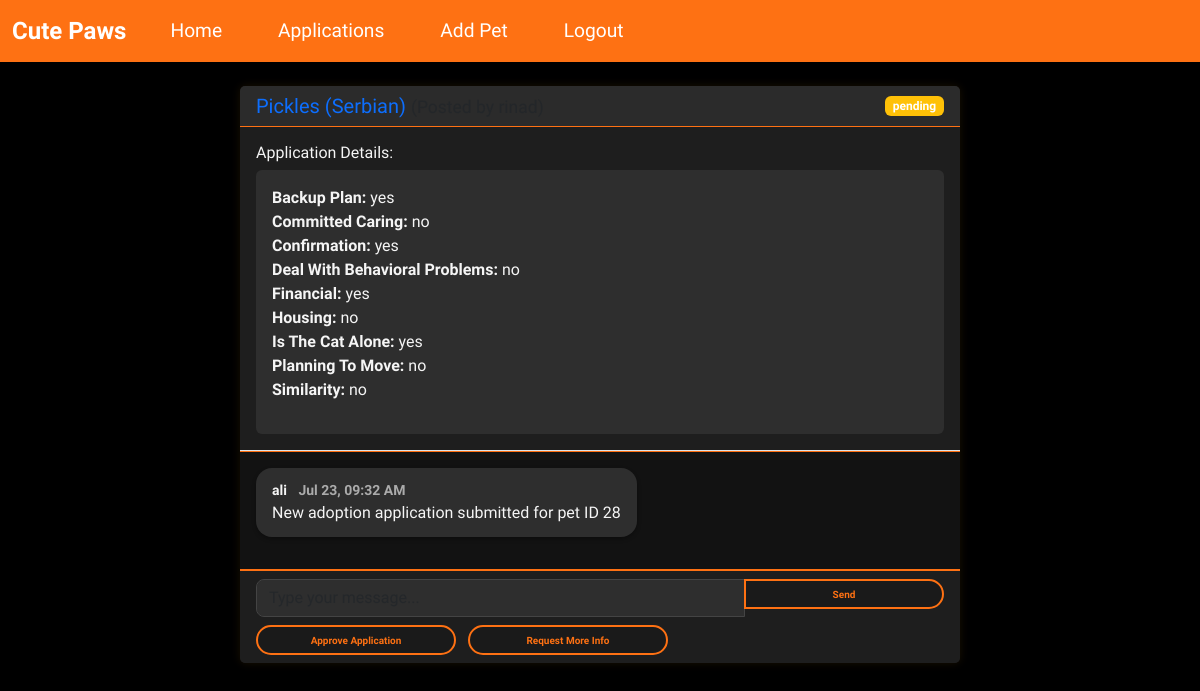
The page /messages/2 (signed in) on the database its author committed.
### wepsite/models.py (models this page shows)
class Pet(db.Model):
    id             = db.Column(db.Integer, primary_key=True)
    name           = db.Column(db.String(100))
    age            = db.Column(db.Integer)
    breed          = db.Column(db.String(100))
    description    = db.Column(db.Text)
    city           = db.Column(db.String(100))  # Changed from location to city
    image_filename = db.Column(db.String(200))
    is_adopted     = db.Column(db.Boolean, default=False)
    is_deleted = db.Column(db.Boolean, default=False)
    adoption_date = db.Column(db.DateTime)
    posted_by      = db.Column(db.Integer, db.ForeignKey('user.id'))
    poster = db.relationship('User', foreign_keys=[posted_by])
    applications = db.relationship(
        'AdoptionApplication',
        backref="pet",
        lazy=True,
        cascade="all, delete-orphan"
    )

class AdoptionApplication(db.Model):
    id = db.Column(db.Integer, primary_key=True)
    pet_id = db.Column(db.Integer, db.ForeignKey('pet.id'))
    user_id = db.Column(db.Integer, db.ForeignKey('user.id'))
    application_date = db.Column(db.DateTime, default=func.now())
    answers = db.Column(db.Text)
    status = db.Column(db.String(20), default='pending')
    messages = db.relationship(
        'Message',
        backref='application',
        lazy=True,
        cascade="all, delete-orphan"
    )

class Message(db.Model):
    id = db.Column(db.Integer, primary_key=True)
    application_id = db.Column(db.Integer, db.ForeignKey('adoption_application.id'))
    sender_id = db.Column(db.Integer, db.ForeignKey('user.id'))
    content = db.Column(db.Text)
    timestamp = db.Column(db.DateTime, default=func.now())
    is_read = db.Column(db.Boolean, default=False)
    sender = db.relationship('User', foreign_keys=[sender_id])
    is_deleted = db.Column(db.Boolean, default=False)

class User(db.Model, UserMixin):
    id         = db.Column(db.Integer, primary_key=True)
    email      = db.Column(db.String(150), unique=True, nullable=False)
    password   = db.Column(db.String(150), nullable=False)
    first_name = db.Column(db.String(150), nullable=False)
    is_admin   = db.Column(db.Boolean, default=False)

### wepsite/views.py (the view, shortened to what this page needs)
@views.route('/messages/<int:application_id>', methods=['GET', 'POST'])
@login_required
def messages(application_id):
    application = AdoptionApplication.query.get(application_id)
    if not application:
        flash('this application does no longer exist','error')
        return redirect(url_for('views.applications'))
    if current_user.id != application.user_id and (
    not current_user.is_admin or application.pet.posted_by != current_user.id
):
        flash("You don't have permission to view these messages.", "error")
        return redirect(url_for('views.home'))
    messages = Message.query.filter_by(application_id=application_id, is_deleted = False).order_by(Message.timestamp).all()
    messages_to_update = []
    for msg in messages:
        if msg.sender_id != current_user.id and not msg.is_read:
            msg.is_read = True
            messages_to_update.append(msg)
    if messages_to_update:
        db.session.commit()
    if current_user.is_admin:
        applications = AdoptionApplication.query.join(Pet).filter(
            Pet.posted_by == current_user.id
        ).all()
    else:
        applications = AdoptionApplication.query.filter_by(user_id=current_user.id).order_by(AdoptionApplication.id.desc()).all()
    for app in applications:
        app.unread = Message.query.filter(
            Message.application_id == app.id,
            Message.sender_id != current_user.id,
            Message.is_read == False
        ).count()
    return render_template(
        'messages.html',
        user=current_user,
        messages=messages,
        application=application,
        pet=application.pet,
        applications=applications  # Pass applications with unread counts
    )

### wepsite/templates/messages.html (shortened to what this page needs)
{% extends "base.html" %}
{% block extra_css %}
<link rel="stylesheet" href="{{ url_for('static', filename='css/messages.css') }}">
{% endblock %}
{% block content %}
<div class="container mt-4">
    <div class="row">
        <div class="col-md-8 mx-auto">
            <div class="card">
                <div class="card-header d-flex justify-content-between align-items-center">
                    <div>
                        <h5 class="mb-0">
                            {% if application.pet and not application.pet.is_deleted %}
                                <a href="{{ url_for('views.pet_detail', pet_id=application.pet.id) }}" class="text-decoration-none">
                                    {{ application.pet.name }} ({{ application.pet.breed }})
                                </a>
                                <small class="text-muted">
                                </small>
                            {% else %}
                                <span class="text-muted">Archived Pet Conversation</span>
                            {% endif %}
                        </h5>
                    </div>
                    <span class="badge bg-{{ 'success' if application.status == 'approved' else 'warning' if application.status == 'pending' else 'secondary' }}">
                        {{ application.status }}
                    </span>
                </div>
                {% if current_user.is_admin and application.answers %}
                <div class="card-body border-bottom">
                    <h6>Application Details:</h6>
                    <div class="bg-light p-3 rounded">
                        {% set answers = application.answers|from_json %}
                        <ul class="list-unstyled">
                            {% for question, answer in answers.items() %}
                                <li><strong>{{ question|replace('_', ' ')|title }}:</strong> {{ answer }}</li>
                            {% endfor %}
                        </ul>
                    </div>
                </div>
                {% endif %}
                <div class="card-body message-container" style="max-height: 500px; overflow-y: auto;">
                    {% for msg in messages %}
                        <div class="mb-3 message" data-message-id="{{ msg.id }}">
                            <div class="d-flex justify-content-{{ 'end' if msg.sender_id == current_user.id else 'start' }}">
                                <div class="message-bubble {{ 'bg-primary text-white' if msg.sender_id == current_user.id else 'bg-light' }}">
                                    <small class="d-block fw-bold">
                                        {{ msg.sender.first_name }}
                                        <span class="text-muted ms-2">{{ msg.timestamp.strftime('%b %d, %I:%M %p') }}</span>
                                    </small>
                                    <p class="mb-0">{{ msg.content }}</p>
                                </div>
                            </div>
                        </div>
                    {% endfor %}
                </div>
                <div class="card-footer">
                    {% if application.status == 'archived' or (application.pet and application.pet.is_deleted) %}
                        <div class="alert alert-warning mb-3">
                            <i class="bi bi-archive-fill"></i> This application is archived and cannot be modified.
                        </div>
                    {% else %}
                        <form id="message-form" method="POST" action="{{ url_for('views.messages', application_id=application.id) }}">
                            <div class="input-group">
                                <input type="text" name="message" class="form-control" placeholder="Type your message..." required>
                                <button type="submit" class="btn btn-primary">Send</button>
                            </div>
                            {% if current_user.is_admin and application.pet.posted_by == current_user.id %}
                            <div class="mt-2">
                                <button type="button" class="btn btn-sm btn-outline-success quick-reply" data-reply="approved">
                                    Approve Application
                                </button>
                                <button type="button" class="btn btn-sm btn-outline-warning quick-reply" data-reply="questions">
                                    Request More Info
                                </button>
                            </div>
                            {% endif %}
                        </form>
                    {% endif %}
                </div>
            </div>
        </div>
    </div>
</div>
{% endblock %}

### wepsite/templates/base.html (shortened to what this page needs)
<!DOCTYPE html>
<html lang="en">
<head>
    <link href="https://cdn.jsdelivr.net/npm/bootstrap@5.3.2/dist/css/bootstrap.min.css" rel="stylesheet"
>
    <link rel="stylesheet" href="https://cdn.jsdelivr.net/npm/bootstrap-icons@1.10.0/font/bootstrap-icons.css">
    <link rel="stylesheet" href="https://cdnjs.cloudflare.com/ajax/libs/font-awesome/6.4.0/css/all.min.css"
 />
    {% block extra_css %}{% endblock %}
</head>
<body>
    <nav class="navbar navbar-expand-lg sticky-top">
        <div class="container-fluid">
            <a class="navbar-brand" href="#">Cute Paws</a>
            <div class="collapse navbar-collapse" id="navbar">
                <div class="navbar-nav">
                {% if current_user.is_authenticated %}
                    <a class="nav-item nav-link" href="{{ url_for('views.home') }}">Home</a>
                    <a class="nav-item nav-link" href="{{ url_for('views.applications') }}">Applications</a>
                    {% if current_user.is_admin %}
                        <a class="nav-item nav-link" href="{{ url_for('views.add_pet') }}">Add Pet</a>
                    {% endif %}
                    <a class="nav-item nav-link" href="{{ url_for('auth.logout') }}">Logout</a>
                {% else %}
                    <a class="nav-item nav-link" href="{{ url_for('auth.login') }}">Login</a>
                    <a class="nav-item nav-link" href="{{ url_for('auth.sign_up') }}">Register</a>
                {% endif %}
                </div>
            </div>
        </div>
    </nav>
    <div class="container">
        {% block content %}
        {% endblock %}
    </div>
</body>
</html>

### wepsite/static/css/messages.css (style rules this page uses)
.card { background-color: #1e1e1e; color: #f5f5f5; border: none; box-shadow: 0 0 10px rgba(255, 165, 0, 0.1); }
.card-header { background-color: #2b2b2b; border-bottom: 1px solid #fe7113; color: #fe7113; }
.message-container { background-color: #121212; padding: 1rem; border-top: 1px solid #fe7113; border-bottom: 1px solid #fe7113; overflow-y: auto; max-height: 500px; }
.message-bubble { max-width: 70%; padding: 0.75rem 1rem; border-radius: 1rem; word-break: break-word; box-shadow: 0 2px 4px rgba(0, 0, 0, 0.3); }
.bg-light { background-color: #2e2e2e !important; color: #f5f5f5 !important; }
.bg-primary .text-muted, .bg-light .text-muted { color: rgba(255, 255, 255, 0.6) !important; }
.card-footer { background-color: #1e1e1e; border-top: 1px solid #fe7113; }
.input-group .form-control { background-color: #2e2e2e; color: #fff; border: 1px solid #444; border-radius: 0.5rem 0 0 0.5rem; }
.btn-primary { background-color: #fe7113; border: none; color: #000; border-radius: 0 0.5rem 0.5rem 0; }
.quick-reply { margin-right: 0.5rem; border-color: #ff9800; color: #ff9800; border-radius: 1rem; }
.badge.bg-warning { background-color: #ff9800; }

### wepsite/templates/base.html (style rules this page uses)
body { background-color: #000000; font-family: "Saira", sans-serif; font-optical-sizing: auto; color: #fff; margin: 0; padding: 0; height: 100vh; }
.navbar { background-color: #fe7113; }
.navbar-brand { font-size: 1.5rem; font-weight: bold; color: #fff; }
.navbar-nav .nav-link { color: #fff; font-size: 1.2rem; margin-right: 20px; margin-left: 20px; }
.btn { border-radius: 35px; width: 200px; height: 30px; border: 2px solid #fe7113; background-color: #1a1a1a; color: #fe7113; font-size: 10px; font-weight: bold; cursor: pointer; }

### rows shown on the page
Pet: pet.name "Pickles", pet.breed "Serbian"
AdoptionApplication: status "pending"
Message: sender.first_name "ali", timestamp "Jul 23, 09:32 AM", content "New adoption application submitted for pet ID 28"

### other values the page prints
{{ question|replace('_', ' ')|title }} "Backup Plan" "Committed Caring" "Confirmation" "Deal With Behavioral Problems" "Financial" "Housing" "Is The Cat Alone" "Planning To Move" "Similarity"
{{ answer }} "yes" "no" "yes" "no" "yes" "no" "yes" "no" "no"
